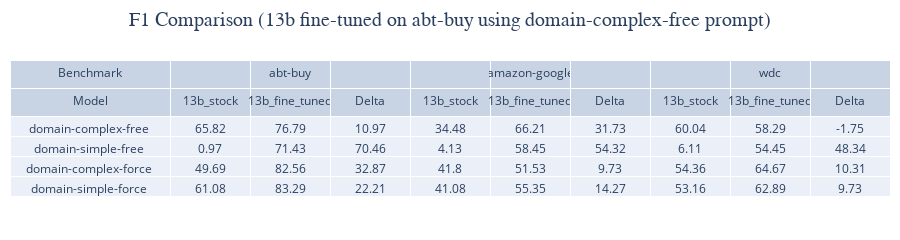
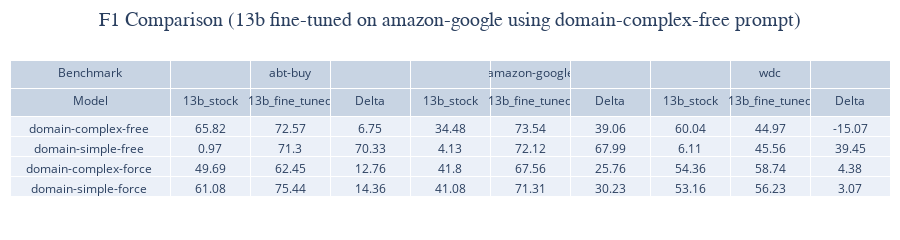
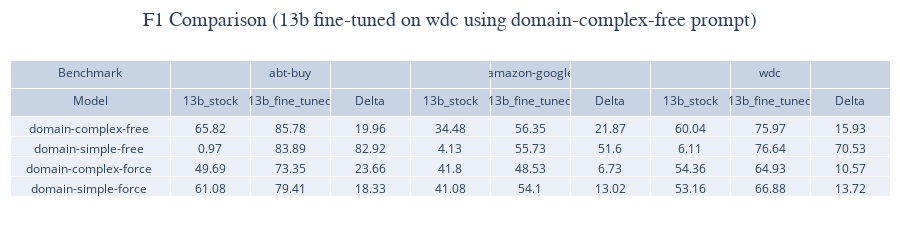

Write notebook code for charts like these, in order.
### Markdown cell above
# 13b

### Code cell
directory_path = '../results/abt-buy/13b/2024-04-01-15-58-31/results'

file_paths = analytics.get_all_files_in_directory(directory_path)
# Filter out non-JSON files
json_file_paths = [path for path in file_paths if path.endswith('.json')]

all_stats = analytics.calculate_fine_tuned_stats(json_file_paths, included_tasks=included_tasks)

df_fintuned_results = analytics.create_comparison_df(all_stats, baseline_13b_stats)


analytics.create_plotly_table(df_fintuned_results, fine_tuned_prompt="domain-complex-free", benchmark="abt-buy", title="F1 Comparison (13b fine-tuned on abt-buy using domain-complex-free prompt)")


directory_path = '../results/amazon-google/13b/2024-04-12-11-29-26/results'

file_paths = analytics.get_all_files_in_directory(directory_path)
# Filter out non-JSON files
json_file_paths = [path for path in file_paths if path.endswith('.json')]

all_stats = analytics.calculate_fine_tuned_stats(json_file_paths, included_tasks=included_tasks)

df_fintuned_results = analytics.create_comparison_df(all_stats, baseline_13b_stats)


analytics.create_plotly_table(df_fintuned_results, fine_tuned_prompt="domain-complex-free", benchmark="abt-buy", title="F1 Comparison (13b fine-tuned on amazon-google using domain-complex-free prompt)")


directory_path = '../results/13b/complete/2024-03-12-20-13-53/results'

file_paths = analytics.get_all_files_in_directory(directory_path)
# Filter out non-JSON files
json_file_paths = [path for path in file_paths if path.endswith('.json')]

all_stats = analytics.calculate_fine_tuned_stats(json_file_paths, included_tasks=included_tasks)

df_fintuned_results = analytics.create_comparison_df(all_stats, baseline_13b_stats)


analytics.create_plotly_table(df_fintuned_results, fine_tuned_prompt="domain-complex-free", benchmark="abt-buy", title="F1 Comparison (13b fine-tuned on wdc using domain-complex-free prompt)")

### Figure 1 — Plotly figure (JSON) as saved in the notebook; plotly's stock layout.template omitted (floating-point values rounded to 4 significant figures)
{"data": [{"cells": {"align": "center", "values": [["domain-complex-free ", "domain-simple-free ", "domain-complex-force ", "domain-simple-force "], [65.82, 0.97, 49.69, 61.08], [76.79, 71.43, 82.56, 83.29], [10.97, 70.46, 32.87, 22.21], [34.48, 4.13, 41.8, 41.08], [66.21, 58.45, 51.53, 55.35], [31.73, 54.32, 9.73, 14.27], [60.04, 6.11, 54.36, 53.16], [58.29, 54.45, 64.67, 62.89], [-1.75, 48.34, 10.31, 9.73]]}, "columnwidth": [200, 100, 100, 100, 100, 100, 100, 100, 100, 100, 100, 100, 100, 100, 100, 100, 100, 100, 100], "header": {"align": "center", "values": [["Benchmark", "Model"], ["", "13b_stock"], ["abt-buy", "13b_fine_tuned"], ["", "Delta"], ["", "13b_stock"], ["amazon-google", "13b_fine_tuned"], ["", "Delta"], ["", "13b_stock"], ["wdc", "13b_fine_tuned"], ["", "Delta"]]}, "type": "table"}], "layout": {"height": 220, "margin": {"b": 0, "l": 10, "r": 10, "t": 60}, "title": {"font": {"family": "Arial", "size": 20}, "text": "F1 Comparison (13b fine-tuned on abt-buy using domain-complex-free prompt)", "x": 0.5, "y": 0.95}}}

### Figure 2 — Plotly figure (JSON) as saved in the notebook; plotly's stock layout.template omitted (floating-point values rounded to 4 significant figures)
{"data": [{"cells": {"align": "center", "values": [["domain-complex-free ", "domain-simple-free ", "domain-complex-force ", "domain-simple-force "], [65.82, 0.97, 49.69, 61.08], [72.57, 71.3, 62.45, 75.44], [6.75, 70.33, 12.76, 14.36], [34.48, 4.13, 41.8, 41.08], [73.54, 72.12, 67.56, 71.31], [39.06, 67.99, 25.76, 30.23], [60.04, 6.11, 54.36, 53.16], [44.97, 45.56, 58.74, 56.23], [-15.07, 39.45, 4.38, 3.07]]}, "columnwidth": [200, 100, 100, 100, 100, 100, 100, 100, 100, 100, 100, 100, 100, 100, 100, 100, 100, 100, 100], "header": {"align": "center", "values": [["Benchmark", "Model"], ["", "13b_stock"], ["abt-buy", "13b_fine_tuned"], ["", "Delta"], ["", "13b_stock"], ["amazon-google", "13b_fine_tuned"], ["", "Delta"], ["", "13b_stock"], ["wdc", "13b_fine_tuned"], ["", "Delta"]]}, "type": "table"}], "layout": {"height": 220, "margin": {"b": 0, "l": 10, "r": 10, "t": 60}, "title": {"font": {"family": "Arial", "size": 20}, "text": "F1 Comparison (13b fine-tuned on amazon-google using domain-complex-free prompt)", "x": 0.5, "y": 0.95}}}

### Figure 3 — Plotly figure (JSON) as saved in the notebook; plotly's stock layout.template omitted (floating-point values rounded to 4 significant figures)
{"data": [{"cells": {"align": "center", "values": [["domain-complex-free ", "domain-simple-free ", "domain-complex-force ", "domain-simple-force "], [65.82, 0.97, 49.69, 61.08], [85.78, 83.89, 73.35, 79.41], [19.96, 82.92, 23.66, 18.33], [34.48, 4.13, 41.8, 41.08], [56.35, 55.73, 48.53, 54.1], [21.87, 51.6, 6.73, 13.02], [60.04, 6.11, 54.36, 53.16], [75.97, 76.64, 64.93, 66.88], [15.93, 70.53, 10.57, 13.72]]}, "columnwidth": [200, 100, 100, 100, 100, 100, 100, 100, 100, 100, 100, 100, 100, 100, 100, 100, 100, 100, 100], "header": {"align": "center", "values": [["Benchmark", "Model"], ["", "13b_stock"], ["abt-buy", "13b_fine_tuned"], ["", "Delta"], ["", "13b_stock"], ["amazon-google", "13b_fine_tuned"], ["", "Delta"], ["", "13b_stock"], ["wdc", "13b_fine_tuned"], ["", "Delta"]]}, "type": "table"}], "layout": {"height": 220, "margin": {"b": 0, "l": 10, "r": 10, "t": 60}, "title": {"font": {"family": "Arial", "size": 20}, "text": "F1 Comparison (13b fine-tuned on wdc using domain-complex-free prompt)", "x": 0.5, "y": 0.95}}}
